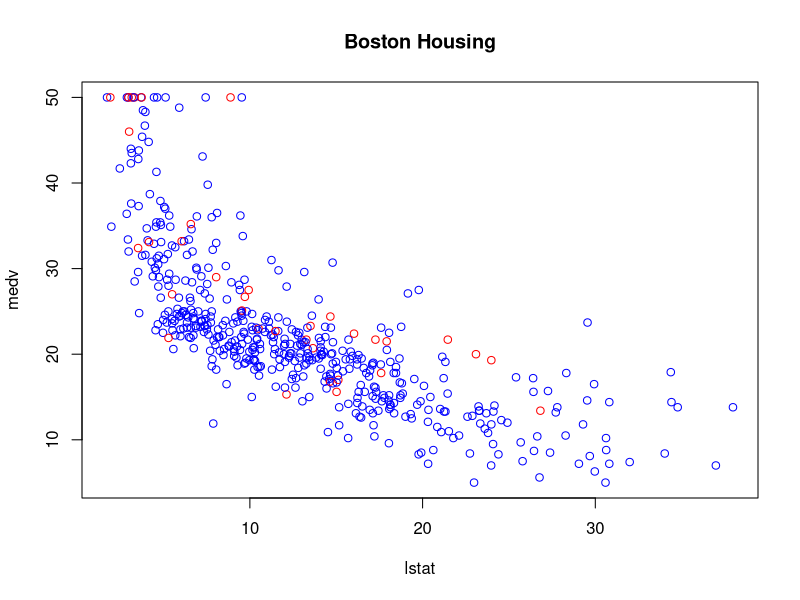
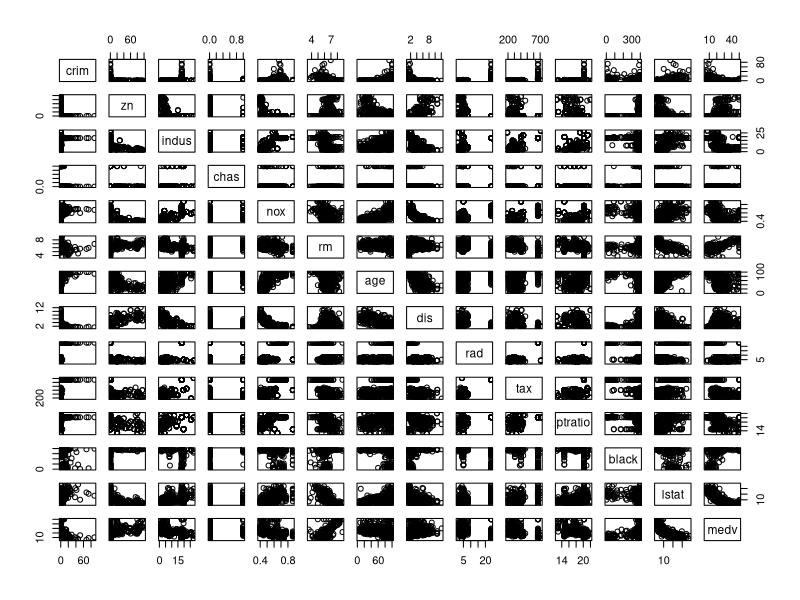
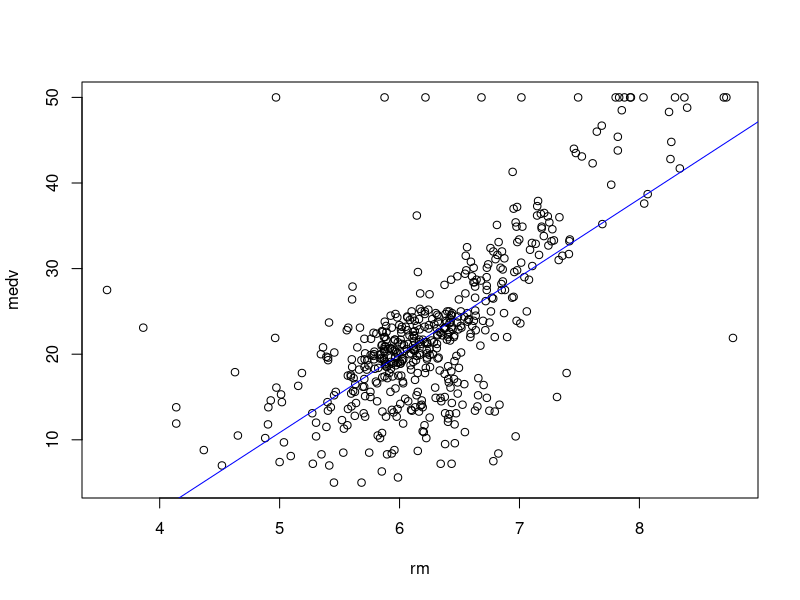

These charts were generated, in order, by the following R code:
## ---- chunk 1
if (!require("MASS")){
  install.packages("MASS")
}
#library(MASS)  # not needed with above code
## ---- chunk 2
data(Boston)
str(Boston)
## ---- chunk 3
attach(Boston)
range(medv)
median(tax)
mean(lstat)
summary(age)
## ---- chunk 4
plot(medv~lstat, col=c("blue","red")[unclass(chas)+1], main="Boston Housing")
## ---- chunk 5
cor(Boston)
pairs(Boston)
## ---- chunk 6
plot(rm, medv)
abline(lm(medv~rm), col="blue")
